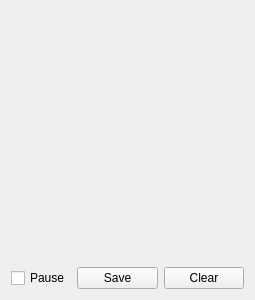
<?xml version="1.0" encoding="UTF-8"?>
<ui version="4.0">
 <class>Science</class>
 <widget class="QWidget" name="Science">
  <property name="geometry">
   <rect>
    <x>0</x>
    <y>0</y>
    <width>255</width>
    <height>300</height>
   </rect>
  </property>
  <property name="windowTitle">
   <string>Form</string>
  </property>
  <layout class="QGridLayout" name="gridLayout">
   <item row="2" column="2">
    <widget class="QPushButton" name="pb_clear">
     <property name="text">
      <string>Clear</string>
     </property>
    </widget>
   </item>
   <item row="2" column="1">
    <widget class="QPushButton" name="pb_save">
     <property name="text">
      <string>Save</string>
     </property>
    </widget>
   </item>
   <item row="2" column="0">
    <widget class="QCheckBox" name="cb_pause">
     <property name="sizePolicy">
      <sizepolicy hsizetype="Fixed" vsizetype="Fixed">
       <horstretch>0</horstretch>
       <verstretch>0</verstretch>
      </sizepolicy>
     </property>
     <property name="text">
      <string>Pause</string>
     </property>
    </widget>
   </item>
   <item row="0" column="0" colspan="3">
    <widget class="QWidget" name="chartWidget" native="true"/>
   </item>
  </layout>
 </widget>
 <resources/>
 <connections/>
</ui>
